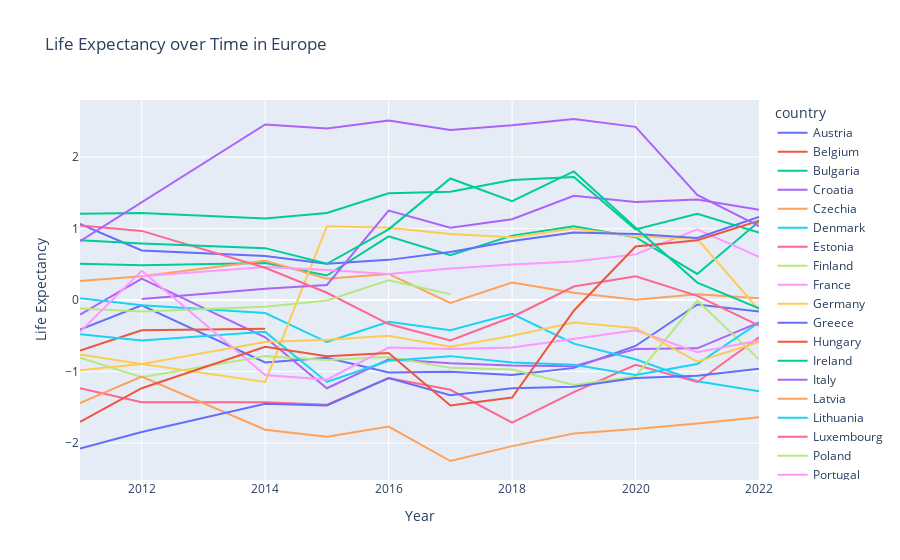

The code cell stored with this chart in its notebook:
### Code cell
fig = px.line(
    combined,
    x='year',
    y='healthcare',
    color='country',
    labels={'year': 'Year', 'healthcare': 'Life Expectancy'},
    title='Life Expectancy over Time in Europe',
    hover_data=['country', 'year']
)
fig

### Figure 1 — Plotly figure (JSON) as saved in the notebook; plotly's stock layout.template omitted (floating-point values rounded to 4 significant figures)
{"data": [{"customdata": [["Austria"], ["Austria"], ["Austria"], ["Austria"], ["Austria"], ["Austria"], ["Austria"], ["Austria"], ["Austria"], ["Austria"], ["Austria"]], "hovertemplate": "country=%{customdata[0]}<br>Year=%{x}<br>Life Expectancy=%{y}<extra></extra>", "legendgroup": "Austria", "line": {"color": "#636efa", "dash": "solid"}, "marker": {"symbol": "circle"}, "mode": "lines", "name": "Austria", "orientation": "v", "showlegend": true, "type": "scatter", "x": [2011, 2012, 2014, 2015, 2016, 2017, 2018, 2019, 2020, 2021, 2022], "xaxis": "x", "y": [-0.4118, -0.07264, -0.8712, -0.8056, -1.013, -1.002, -1.046, -0.9478, -0.6415, -0.0617, -0.1602], "yaxis": "y"}, {"customdata": [["Belgium"]], "hovertemplate": "country=%{customdata[0]}<br>Year=%{x}<br>Life Expectancy=%{y}<extra></extra>", "legendgroup": "Belgium", "line": {"color": "#EF553B", "dash": "solid"}, "marker": {"symbol": "circle"}, "mode": "lines", "name": "Belgium", "orientation": "v", "showlegend": true, "type": "scatter", "x": [2011], "xaxis": "x", "y": [0.3978], "yaxis": "y"}, {"customdata": [["Bulgaria"], ["Bulgaria"], ["Bulgaria"], ["Bulgaria"], ["Bulgaria"], ["Bulgaria"], ["Bulgaria"], ["Bulgaria"], ["Bulgaria"], ["Bulgaria"], ["Bulgaria"]], "hovertemplate": "country=%{customdata[0]}<br>Year=%{x}<br>Life Expectancy=%{y}<extra></extra>", "legendgroup": "Bulgaria", "line": {"color": "#00cc96", "dash": "solid"}, "marker": {"symbol": "circle"}, "mode": "lines", "name": "Bulgaria", "orientation": "v", "showlegend": true, "type": "scatter", "x": [2011, 2012, 2014, 2015, 2016, 2017, 2018, 2019, 2020, 2021, 2022], "xaxis": "x", "y": [0.5071, 0.4853, 0.5181, 0.3431, 0.89, 0.6275, 0.901, 1.032, 0.8791, 0.3649, 1.098], "yaxis": "y"}, {"customdata": [["Croatia"], ["Croatia"], ["Croatia"], ["Croatia"], ["Croatia"], ["Croatia"], ["Croatia"], ["Croatia"], ["Croatia"], ["Croatia"], ["Croatia"]], "hovertemplate": "country=%{customdata[0]}<br>Year=%{x}<br>Life Expectancy=%{y}<extra></extra>", "legendgroup": "Croatia", "line": {"color": "#ab63fa", "dash": "solid"}, "marker": {"symbol": "circle"}, "mode": "lines", "name": "Croatia", "orientation": "v", "showlegend": true, "type": "scatter", "x": [2011, 2012, 2014, 2015, 2016, 2017, 2018, 2019, 2020, 2021, 2022], "xaxis": "x", "y": [-0.2039, 0.2993, -0.5211, -1.232, -0.8275, -0.8821, -0.915, -0.9259, -0.6852, -0.6743, -0.3133], "yaxis": "y"}, {"customdata": [["Czechia"], ["Czechia"], ["Czechia"], ["Czechia"], ["Czechia"], ["Czechia"], ["Czechia"], ["Czechia"], ["Czechia"], ["Czechia"], ["Czechia"]], "hovertemplate": "country=%{customdata[0]}<br>Year=%{x}<br>Life Expectancy=%{y}<extra></extra>", "legendgroup": "Czechia", "line": {"color": "#FFA15A", "dash": "solid"}, "marker": {"symbol": "circle"}, "mode": "lines", "name": "Czechia", "orientation": "v", "showlegend": true, "type": "scatter", "x": [2011, 2012, 2014, 2015, 2016, 2017, 2018, 2019, 2020, 2021, 2022], "xaxis": "x", "y": [0.2665, 0.3321, 0.5509, 0.2993, 0.3649, -0.03982, 0.2446, 0.1024, 0.003938, 0.08051, 0.02582], "yaxis": "y"}, {"customdata": [["Denmark"], ["Denmark"], ["Denmark"], ["Denmark"], ["Denmark"], ["Denmark"], ["Denmark"], ["Denmark"], ["Denmark"], ["Denmark"], ["Denmark"]], "hovertemplate": "country=%{customdata[0]}<br>Year=%{x}<br>Life Expectancy=%{y}<extra></extra>", "legendgroup": "Denmark", "line": {"color": "#19d3f3", "dash": "solid"}, "marker": {"symbol": "circle"}, "mode": "lines", "name": "Denmark", "orientation": "v", "showlegend": true, "type": "scatter", "x": [2011, 2012, 2014, 2015, 2016, 2017, 2018, 2019, 2020, 2021, 2022], "xaxis": "x", "y": [0.02582, -0.07264, -0.182, -0.5868, -0.3024, -0.4227, -0.193, -0.6087, -0.8275, -1.134, -1.276], "yaxis": "y"}, {"customdata": [["Estonia"], ["Estonia"], ["Estonia"], ["Estonia"], ["Estonia"], ["Estonia"], ["Estonia"], ["Estonia"], ["Estonia"], ["Estonia"], ["Estonia"]], "hovertemplate": "country=%{customdata[0]}<br>Year=%{x}<br>Life Expectancy=%{y}<extra></extra>", "legendgroup": "Estonia", "line": {"color": "#FF6692", "dash": "solid"}, "marker": {"symbol": "circle"}, "mode": "lines", "name": "Estonia", "orientation": "v", "showlegend": true, "type": "scatter", "x": [2011, 2012, 2014, 2015, 2016, 2017, 2018, 2019, 2020, 2021, 2022], "xaxis": "x", "y": [-1.232, -1.429, -1.429, -1.462, -1.09, -1.254, -1.714, -1.287, -0.904, -1.145, -0.5211], "yaxis": "y"}, {"customdata": [["Finland"], ["Finland"], ["Finland"], ["Finland"], ["Finland"], ["Finland"], ["Finland"], ["Finland"], ["Finland"], ["Finland"], ["Finland"]], "hovertemplate": "country=%{customdata[0]}<br>Year=%{x}<br>Life Expectancy=%{y}<extra></extra>", "legendgroup": "Finland", "line": {"color": "#B6E880", "dash": "solid"}, "marker": {"symbol": "circle"}, "mode": "lines", "name": "Finland", "orientation": "v", "showlegend": true, "type": "scatter", "x": [2011, 2012, 2014, 2015, 2016, 2017, 2018, 2019, 2020, 2021, 2022], "xaxis": "x", "y": [-0.8056, -1.079, -0.7837, -0.8384, -0.7946, -0.9478, -0.9697, -1.188, -1.068, -0.007001, -0.8275], "yaxis": "y"}, {"customdata": [["France"], ["France"], ["France"], ["France"], ["France"], ["France"], ["France"], ["France"], ["France"], ["France"]], "hovertemplate": "country=%{customdata[0]}<br>Year=%{x}<br>Life Expectancy=%{y}<extra></extra>", "legendgroup": "France", "line": {"color": "#FF97FF", "dash": "solid"}, "marker": {"symbol": "circle"}, "mode": "lines", "name": "France", "orientation": "v", "showlegend": true, "type": "scatter", "x": [2012, 2014, 2015, 2016, 2017, 2018, 2019, 2020, 2021, 2022], "xaxis": "x", "y": [0.3321, 0.4634, 0.4196, 0.3649, 0.4415, 0.4962, 0.54, 0.6384, 0.9885, 0.6056], "yaxis": "y"}, {"customdata": [["Germany"], ["Germany"], ["Germany"], ["Germany"], ["Germany"], ["Germany"], ["Germany"], ["Germany"], ["Germany"], ["Germany"], ["Germany"]], "hovertemplate": "country=%{customdata[0]}<br>Year=%{x}<br>Life Expectancy=%{y}<extra></extra>", "legendgroup": "Germany", "line": {"color": "#FECB52", "dash": "solid"}, "marker": {"symbol": "circle"}, "mode": "lines", "name": "Germany", "orientation": "v", "showlegend": true, "type": "scatter", "x": [2011, 2012, 2014, 2015, 2016, 2017, 2018, 2019, 2020, 2021, 2022], "xaxis": "x", "y": [-0.7618, -0.8931, -1.145, 1.032, 1.01, 0.9228, 0.8791, 0.9994, 0.89, 0.8572, -0.1383], "yaxis": "y"}, {"customdata": [["Greece"], ["Greece"], ["Greece"], ["Greece"], ["Greece"], ["Greece"], ["Greece"], ["Greece"], ["Greece"], ["Greece"], ["Greece"]], "hovertemplate": "country=%{customdata[0]}<br>Year=%{x}<br>Life Expectancy=%{y}<extra></extra>", "legendgroup": "Greece", "line": {"color": "#636efa", "dash": "solid"}, "marker": {"symbol": "circle"}, "mode": "lines", "name": "Greece", "orientation": "v", "showlegend": true, "type": "scatter", "x": [2011, 2012, 2014, 2015, 2016, 2017, 2018, 2019, 2020, 2021, 2022], "xaxis": "x", "y": [1.065, 0.6931, 0.6165, 0.5071, 0.5618, 0.6712, 0.8244, 0.9447, 0.9228, 0.8681, 1.164], "yaxis": "y"}, {"customdata": [["Hungary"], ["Hungary"], ["Hungary"]], "hovertemplate": "country=%{customdata[0]}<br>Year=%{x}<br>Life Expectancy=%{y}<extra></extra>", "legendgroup": "Hungary", "line": {"color": "#EF553B", "dash": "solid"}, "marker": {"symbol": "circle"}, "mode": "lines", "name": "Hungary", "orientation": "v", "showlegend": true, "type": "scatter", "x": [2011, 2012, 2014], "xaxis": "x", "y": [-0.7071, -0.4227, -0.4008], "yaxis": "y"}, {"customdata": [["Ireland"], ["Ireland"], ["Ireland"], ["Ireland"], ["Ireland"], ["Ireland"], ["Ireland"], ["Ireland"], ["Ireland"], ["Ireland"], ["Ireland"]], "hovertemplate": "country=%{customdata[0]}<br>Year=%{x}<br>Life Expectancy=%{y}<extra></extra>", "legendgroup": "Ireland", "line": {"color": "#00cc96", "dash": "solid"}, "marker": {"symbol": "circle"}, "mode": "lines", "name": "Ireland", "orientation": "v", "showlegend": true, "type": "scatter", "x": [2011, 2012, 2014, 2015, 2016, 2017, 2018, 2019, 2020, 2021, 2022], "xaxis": "x", "y": [1.207, 1.218, 1.142, 1.218, 1.492, 1.514, 1.678, 1.721, 0.9885, 1.207, 0.9447], "yaxis": "y"}, {"customdata": [["Italy"], ["Italy"], ["Italy"], ["Italy"], ["Italy"], ["Italy"], ["Italy"], ["Italy"], ["Italy"], ["Italy"]], "hovertemplate": "country=%{customdata[0]}<br>Year=%{x}<br>Life Expectancy=%{y}<extra></extra>", "legendgroup": "Italy", "line": {"color": "#ab63fa", "dash": "solid"}, "marker": {"symbol": "circle"}, "mode": "lines", "name": "Italy", "orientation": "v", "showlegend": true, "type": "scatter", "x": [2012, 2014, 2015, 2016, 2017, 2018, 2019, 2020, 2021, 2022], "xaxis": "x", "y": [0.01488, 0.1571, 0.2118, 1.251, 1.01, 1.131, 1.459, 1.371, 1.404, 1.262], "yaxis": "y"}, {"customdata": [["Latvia"], ["Latvia"], ["Latvia"], ["Latvia"], ["Latvia"], ["Latvia"], ["Latvia"], ["Latvia"], ["Latvia"], ["Latvia"], ["Latvia"]], "hovertemplate": "country=%{customdata[0]}<br>Year=%{x}<br>Life Expectancy=%{y}<extra></extra>", "legendgroup": "Latvia", "line": {"color": "#FFA15A", "dash": "solid"}, "marker": {"symbol": "circle"}, "mode": "lines", "name": "Latvia", "orientation": "v", "showlegend": true, "type": "scatter", "x": [2011, 2012, 2014, 2015, 2016, 2017, 2018, 2019, 2020, 2021, 2022], "xaxis": "x", "y": [-1.44, -1.068, -1.812, -1.91, -1.768, -2.25, -2.042, -1.867, -1.801, -1.724, -1.637], "yaxis": "y"}, {"customdata": [["Lithuania"], ["Lithuania"], ["Lithuania"], ["Lithuania"], ["Lithuania"], ["Lithuania"], ["Lithuania"], ["Lithuania"], ["Lithuania"], ["Lithuania"], ["Lithuania"]], "hovertemplate": "country=%{customdata[0]}<br>Year=%{x}<br>Life Expectancy=%{y}<extra></extra>", "legendgroup": "Lithuania", "line": {"color": "#19d3f3", "dash": "solid"}, "marker": {"symbol": "circle"}, "mode": "lines", "name": "Lithuania", "orientation": "v", "showlegend": true, "type": "scatter", "x": [2011, 2012, 2014, 2015, 2016, 2017, 2018, 2019, 2020, 2021, 2022], "xaxis": "x", "y": [-0.4774, -0.5649, -0.4446, -1.145, -0.8493, -0.7837, -0.8712, -0.904, -1.046, -0.8931, -0.3133], "yaxis": "y"}, {"customdata": [["Luxembourg"], ["Luxembourg"], ["Luxembourg"], ["Luxembourg"], ["Luxembourg"], ["Luxembourg"], ["Luxembourg"], ["Luxembourg"], ["Luxembourg"], ["Luxembourg"], ["Luxembourg"]], "hovertemplate": "country=%{customdata[0]}<br>Year=%{x}<br>Life Expectancy=%{y}<extra></extra>", "legendgroup": "Luxembourg", "line": {"color": "#FF6692", "dash": "solid"}, "marker": {"symbol": "circle"}, "mode": "lines", "name": "Luxembourg", "orientation": "v", "showlegend": true, "type": "scatter", "x": [2011, 2012, 2014, 2015, 2016, 2017, 2018, 2019, 2020, 2021, 2022], "xaxis": "x", "y": [1.043, 0.9666, 0.4525, 0.1024, -0.3352, -0.5649, -0.2367, 0.1899, 0.3321, 0.05863, -0.3571], "yaxis": "y"}, {"customdata": [["Poland"], ["Poland"], ["Poland"], ["Poland"], ["Poland"], ["Poland"]], "hovertemplate": "country=%{customdata[0]}<br>Year=%{x}<br>Life Expectancy=%{y}<extra></extra>", "legendgroup": "Poland", "line": {"color": "#B6E880", "dash": "solid"}, "marker": {"symbol": "circle"}, "mode": "lines", "name": "Poland", "orientation": "v", "showlegend": true, "type": "scatter", "x": [2011, 2012, 2014, 2015, 2016, 2017], "xaxis": "x", "y": [-0.1164, -0.1602, -0.09452, -0.007001, 0.2774, 0.08051], "yaxis": "y"}, {"customdata": [["Portugal"], ["Portugal"], ["Portugal"], ["Portugal"], ["Portugal"], ["Portugal"], ["Portugal"], ["Portugal"], ["Portugal"], ["Portugal"], ["Portugal"]], "hovertemplate": "country=%{customdata[0]}<br>Year=%{x}<br>Life Expectancy=%{y}<extra></extra>", "legendgroup": "Portugal", "line": {"color": "#FF97FF", "dash": "solid"}, "marker": {"symbol": "circle"}, "mode": "lines", "name": "Portugal", "orientation": "v", "showlegend": true, "type": "scatter", "x": [2011, 2012, 2014, 2015, 2016, 2017, 2018, 2019, 2020, 2021, 2022], "xaxis": "x", "y": [-0.4446, 0.4087, -1.046, -1.112, -0.6634, -0.6852, -0.6634, -0.543, -0.4227, -0.729, -0.5649], "yaxis": "y"}, {"customdata": [["Romania"], ["Romania"], ["Romania"], ["Romania"], ["Romania"], ["Romania"], ["Romania"], ["Romania"], ["Romania"], ["Romania"], ["Romania"]], "hovertemplate": "country=%{customdata[0]}<br>Year=%{x}<br>Life Expectancy=%{y}<extra></extra>", "legendgroup": "Romania", "line": {"color": "#FECB52", "dash": "solid"}, "marker": {"symbol": "circle"}, "mode": "lines", "name": "Romania", "orientation": "v", "showlegend": true, "type": "scatter", "x": [2011, 2012, 2014, 2015, 2016, 2017, 2018, 2019, 2020, 2021, 2022], "xaxis": "x", "y": [-0.9806, -0.8931, -0.5868, -0.554, -0.4993, -0.6524, -0.4993, -0.3133, -0.3899, -0.8603, -0.5868], "yaxis": "y"}, {"customdata": [["Slovakia"], ["Slovakia"], ["Slovakia"], ["Slovakia"], ["Slovakia"], ["Slovakia"], ["Slovakia"], ["Slovakia"], ["Slovakia"], ["Slovakia"], ["Slovakia"]], "hovertemplate": "country=%{customdata[0]}<br>Year=%{x}<br>Life Expectancy=%{y}<extra></extra>", "legendgroup": "Slovakia", "line": {"color": "#636efa", "dash": "solid"}, "marker": {"symbol": "circle"}, "mode": "lines", "name": "Slovakia", "orientation": "v", "showlegend": true, "type": "scatter", "x": [2011, 2012, 2014, 2015, 2016, 2017, 2018, 2019, 2020, 2021, 2022], "xaxis": "x", "y": [-2.075, -1.845, -1.451, -1.473, -1.09, -1.331, -1.232, -1.21, -1.09, -1.057, -0.9587], "yaxis": "y"}, {"customdata": [["Slovenia"], ["Slovenia"], ["Slovenia"], ["Slovenia"], ["Slovenia"], ["Slovenia"], ["Slovenia"], ["Slovenia"], ["Slovenia"], ["Slovenia"], ["Slovenia"]], "hovertemplate": "country=%{customdata[0]}<br>Year=%{x}<br>Life Expectancy=%{y}<extra></extra>", "legendgroup": "Slovenia", "line": {"color": "#EF553B", "dash": "solid"}, "marker": {"symbol": "circle"}, "mode": "lines", "name": "Slovenia", "orientation": "v", "showlegend": true, "type": "scatter", "x": [2011, 2012, 2014, 2015, 2016, 2017, 2018, 2019, 2020, 2021, 2022], "xaxis": "x", "y": [-1.703, -1.232, -0.6524, -0.7837, -0.7399, -1.473, -1.363, -0.1492, 0.7478, 0.8353, 1.109], "yaxis": "y"}, {"customdata": [["Spain"], ["Spain"], ["Spain"], ["Spain"], ["Spain"], ["Spain"], ["Spain"], ["Spain"], ["Spain"], ["Spain"], ["Spain"]], "hovertemplate": "country=%{customdata[0]}<br>Year=%{x}<br>Life Expectancy=%{y}<extra></extra>", "legendgroup": "Spain", "line": {"color": "#00cc96", "dash": "solid"}, "marker": {"symbol": "circle"}, "mode": "lines", "name": "Spain", "orientation": "v", "showlegend": true, "type": "scatter", "x": [2011, 2012, 2014, 2015, 2016, 2017, 2018, 2019, 2020, 2021, 2022], "xaxis": "x", "y": [0.8353, 0.7916, 0.7259, 0.5071, 0.9885, 1.7, 1.382, 1.798, 1.01, 0.2446, -0.1164], "yaxis": "y"}, {"customdata": [["Sweden"], ["Sweden"], ["Sweden"], ["Sweden"], ["Sweden"], ["Sweden"], ["Sweden"], ["Sweden"], ["Sweden"], ["Sweden"]], "hovertemplate": "country=%{customdata[0]}<br>Year=%{x}<br>Life Expectancy=%{y}<extra></extra>", "legendgroup": "Sweden", "line": {"color": "#ab63fa", "dash": "solid"}, "marker": {"symbol": "circle"}, "mode": "lines", "name": "Sweden", "orientation": "v", "showlegend": true, "type": "scatter", "x": [2011, 2014, 2015, 2016, 2017, 2018, 2019, 2020, 2021, 2022], "xaxis": "x", "y": [0.8244, 2.454, 2.4, 2.509, 2.378, 2.443, 2.531, 2.422, 1.47, 1.032], "yaxis": "y"}], "layout": {"legend": {"title": {"text": "country"}, "tracegroupgap": 0}, "title": {"text": "Life Expectancy over Time in Europe"}, "xaxis": {"anchor": "y", "domain": [0, 1], "title": {"text": "Year"}}, "yaxis": {"anchor": "x", "domain": [0, 1], "title": {"text": "Life Expectancy"}}}}
